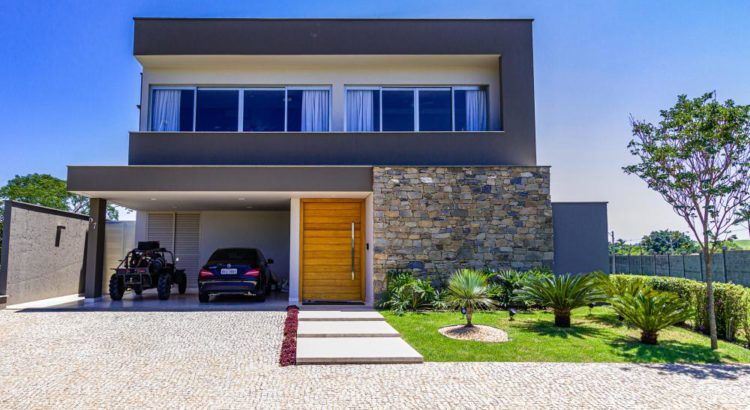
//> input picture Exercises/chapter1/chapter2/Resources/img.jpg, 750 x 410 px
$ ./main   (built with g++ and OpenCV 4)
//> lines starting //> are read from the running program, lines starting //| are printed output that depends on the picture; after the words box and inside, x2 and y2 are one past the last pixel; in counts of white or black regions, pixels touching at a corner belong together
#include <opencv4/opencv2/imgcodecs.hpp>
#include <opencv4/opencv2/highgui.hpp>
#include <opencv4/opencv2/imgproc.hpp>
#include <iostream>

using namespace cv;
using namespace std;


int main()
{
    Mat img = imread("Resources/img.jpg");
//> img is the input picture: 410 rows x 750 cols, CV_8UC3; mean B, G, R 143.7, 130.7, 121
    Mat imgGray, imgBlur, imgCanny, imgDilate, imgErode;

    cvtColor(img, imgGray, COLOR_BGR2GRAY);
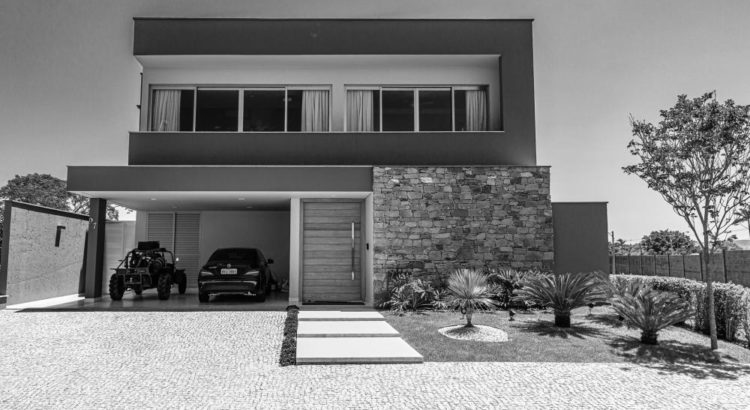
//> imgGray: 410 rows x 750 cols, CV_8UC1; min 0, max 255, mean 129.3
    GaussianBlur(img, imgBlur, Size(7,7), 5, 0);
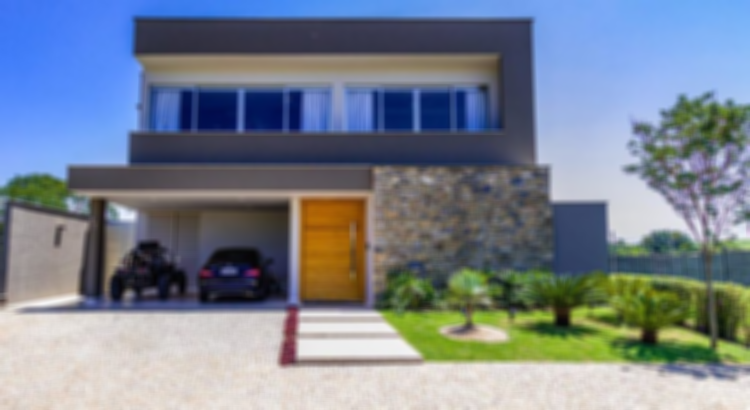
//> imgBlur: 410 rows x 750 cols, CV_8UC3; mean B, G, R 143.7, 130.7, 121
    Canny(imgBlur, imgCanny, 25, 75);
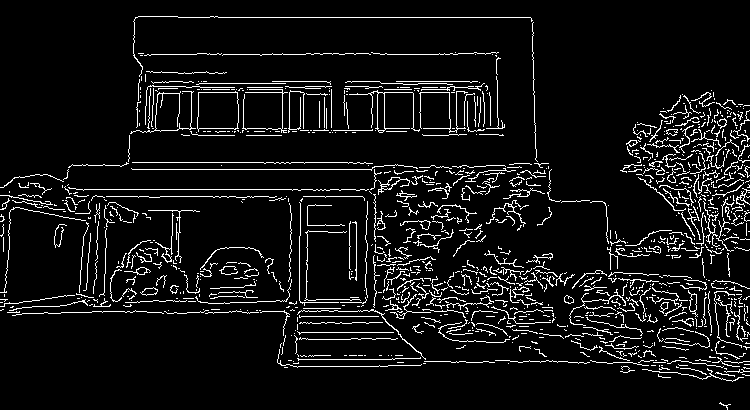
//> imgCanny: 410 rows x 750 cols, CV_8UC1; 7.3% white in thin lines or dots

    Mat karnel = getStructuringElement(MORPH_RECT, Size(5,5));
    dilate(imgCanny, imgDilate, karnel);
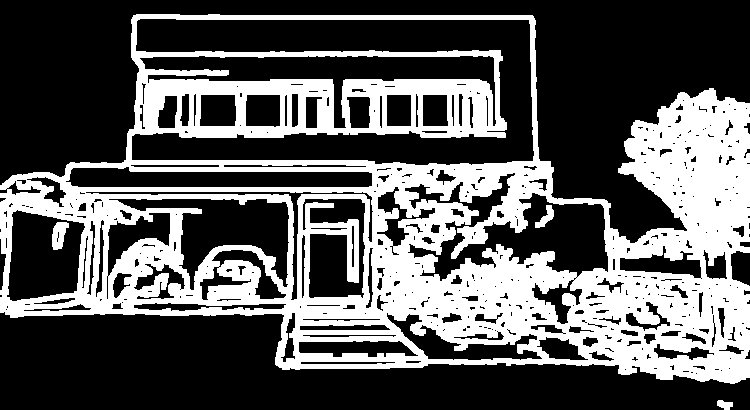
//> imgDilate: 410 rows x 750 cols, CV_8UC1; 35.6% white; 4 white regions, box (x1, y1, x2, y2) and area: (0, 14, 750, 384) 108928, (52, 222, 69, 250) 322, (535, 205, 554, 228) 194, (717, 400, 733, 410) 111
    erode(imgDilate, imgErode, karnel);
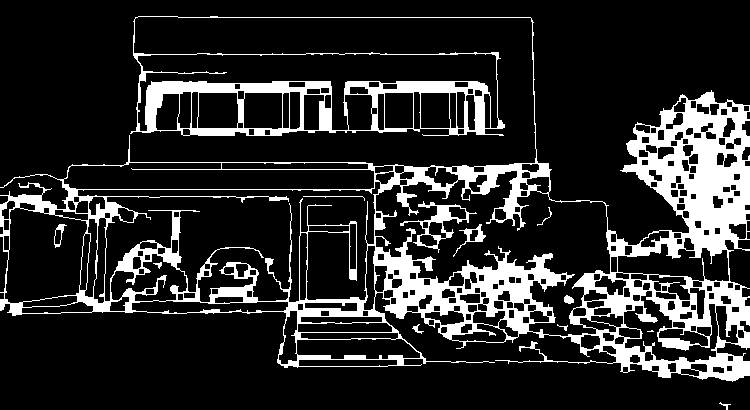
//> imgErode: 410 rows x 750 cols, CV_8UC1; 16.8% white; 12 white regions (1 under 20 px), largest, box (x1, y1, x2, y2) and area: (0, 16, 750, 382) 50226, (400, 201, 477, 253) 762, (453, 224, 486, 257) 212

    imshow("image", img);
    imshow("image gray", imgGray);
    imshow("image blur", imgBlur);
    imshow("image Canny", imgCanny);
    imshow("image Dilate", imgDilate);
    imshow("image Erode", imgErode);

    waitKey(0);


    return 0;
}
